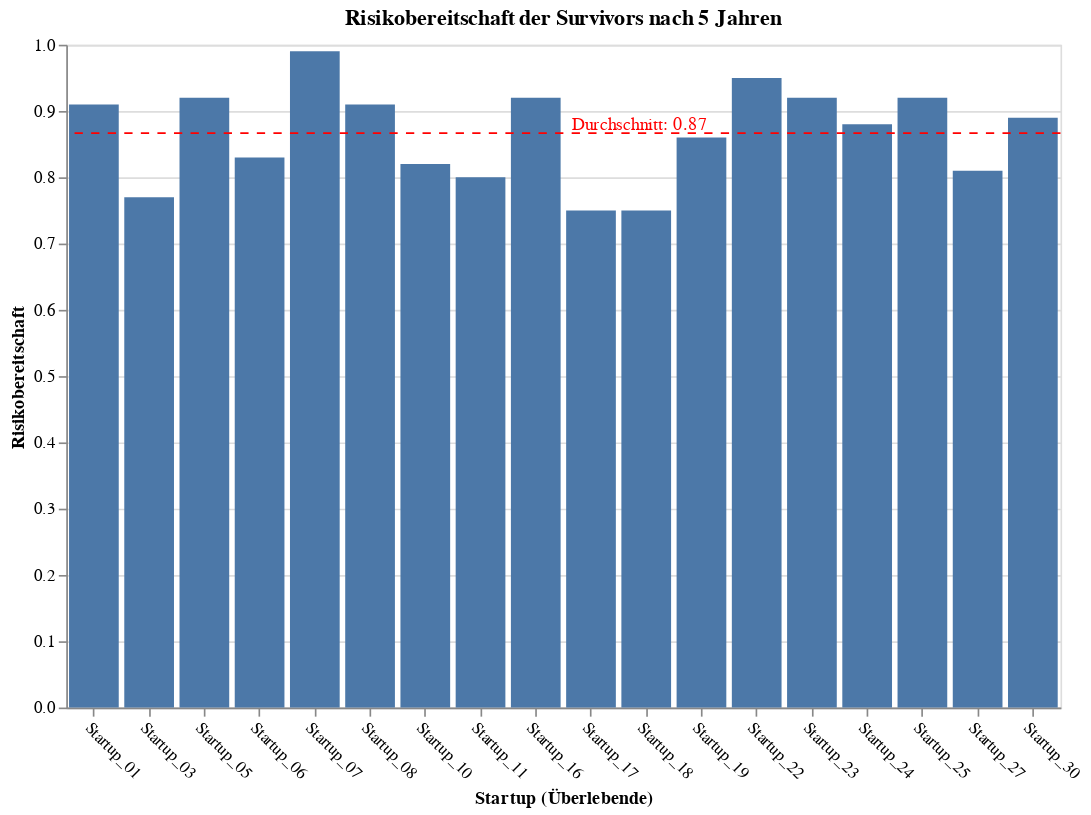

Write notebook code for a chart like this one.
### Code cell
import altair as alt

#Nur Survivors filtern
survivors = df[df['Survived5Years'] == True]

#Durchschnitt berechnen
avg_risk = survivors['RiskTolerance'].mean()

#Balkendiagramm der Risikobereitschaft der Survivors
bars = alt.Chart(survivors).mark_bar().encode(
    x=alt.X('Startup:N', title='Startup (Überlebende)', sort=None),
    y=alt.Y('RiskTolerance:Q', title='Risikobereitschaft')
)

#Horizontale Linie für den Durchschnitt
avg_line = alt.Chart(pd.DataFrame({
    'y': [avg_risk]
})).mark_rule(color='red', strokeDash=[5, 5]).encode(
    y='y:Q'
)

#Textlabel für die Durchschnittslinie
avg_text = alt.Chart(pd.DataFrame({
    'y': [avg_risk],
    'text': [f'Durchschnitt: {avg_risk:.2f}']
})).mark_text(align='left', dx=5, dy=-5, color='red').encode(
    y='y:Q',
    text='text:N'
)

#Kombinieren und anzeigen
chart = (bars + avg_line + avg_text).properties(
    title='Risikobereitschaft der Survivors nach 5 Jahren',
    width=600,
    height=400
).configure_axisX(
    labelAngle=45
)

chart

### Figure 1 — Vega-Lite specification as saved in the notebook (floating-point values rounded to 4 significant figures)
{"config": {"view": {"continuousWidth": 300, "continuousHeight": 300}, "axisX": {"labelAngle": 45}}, "layer": [{"data": {"name": "data-50cfbeb4634f17996f228f1ee9331208"}, "mark": {"type": "bar"}, "encoding": {"x": {"field": "Startup", "sort": null, "title": "Startup (Überlebende)", "type": "nominal"}, "y": {"field": "RiskTolerance", "title": "Risikobereitschaft", "type": "quantitative"}}}, {"data": {"name": "data-aa76caea0a7f51d913b5c0e1e8f120b2"}, "mark": {"type": "rule", "color": "red", "strokeDash": [5, 5]}, "encoding": {"y": {"field": "y", "type": "quantitative"}}}, {"data": {"name": "data-8382e25317dc60001893e27b6bb739aa"}, "mark": {"type": "text", "align": "left", "color": "red", "dx": 5, "dy": -5}, "encoding": {"text": {"field": "text", "type": "nominal"}, "y": {"field": "y", "type": "quantitative"}}}], "height": 400, "title": "Risikobereitschaft der Survivors nach 5 Jahren", "width": 600, "$schema": "https://vega.github.io/schema/vega-lite/v5.20.1.json", "datasets": {"data-50cfbeb4634f17996f228f1ee9331208": [{"Startup": "Startup_01", "RiskTolerance": 0.91, "Survived5Years": true}, {"Startup": "Startup_03", "RiskTolerance": 0.77, "Survived5Years": true}, {"Startup": "Startup_05", "RiskTolerance": 0.92, "Survived5Years": true}, {"Startup": "Startup_06", "RiskTolerance": 0.83, "Survived5Years": true}, {"Startup": "Startup_07", "RiskTolerance": 0.99, "Survived5Years": true}, {"Startup": "Startup_08", "RiskTolerance": 0.91, "Survived5Years": true}, {"Startup": "Startup_10", "RiskTolerance": 0.82, "Survived5Years": true}, {"Startup": "Startup_11", "RiskTolerance": 0.8, "Survived5Years": true}, {"Startup": "Startup_16", "RiskTolerance": 0.92, "Survived5Years": true}, {"Startup": "Startup_17", "RiskTolerance": 0.75, "Survived5Years": true}, {"Startup": "Startup_18", "RiskTolerance": 0.75, "Survived5Years": true}, {"Startup": "Startup_19", "RiskTolerance": 0.86, "Survived5Years": true}, {"Startup": "Startup_22", "RiskTolerance": 0.95, "Survived5Years": true}, {"Startup": "Startup_23", "RiskTolerance": 0.92, "Survived5Years": true}, {"Startup": "Startup_24", "RiskTolerance": 0.88, "Survived5Years": true}, {"Startup": "Startup_25", "RiskTolerance": 0.92, "Survived5Years": true}, {"Startup": "Startup_27", "RiskTolerance": 0.81, "Survived5Years": true}, {"Startup": "Startup_30", "RiskTolerance": 0.89, "Survived5Years": true}], "data-aa76caea0a7f51d913b5c0e1e8f120b2": [{"y": 0.8667}], "data-8382e25317dc60001893e27b6bb739aa": [{"y": 0.8667, "text": "Durchschnitt: 0.87"}]}}
